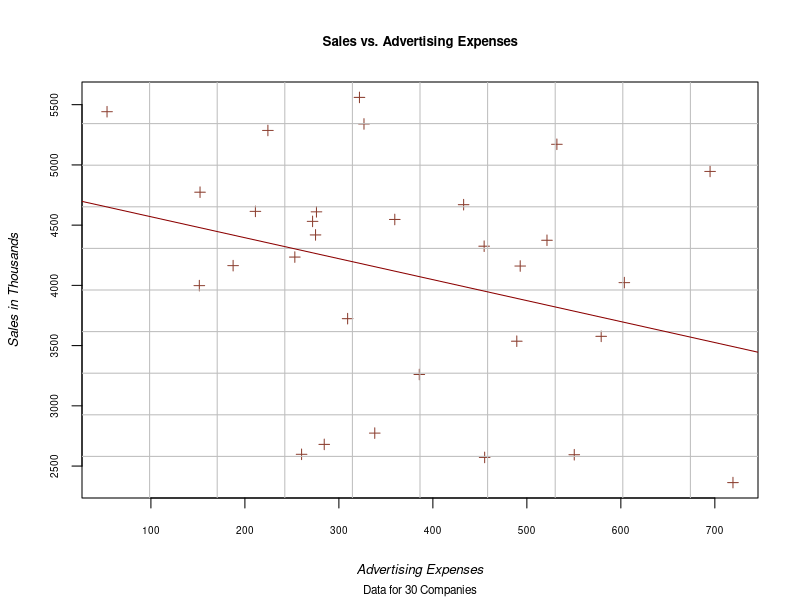
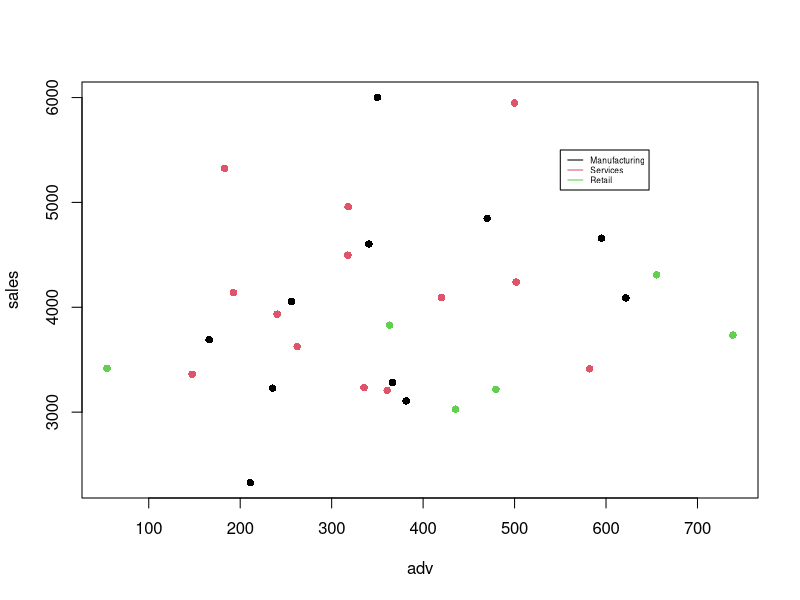
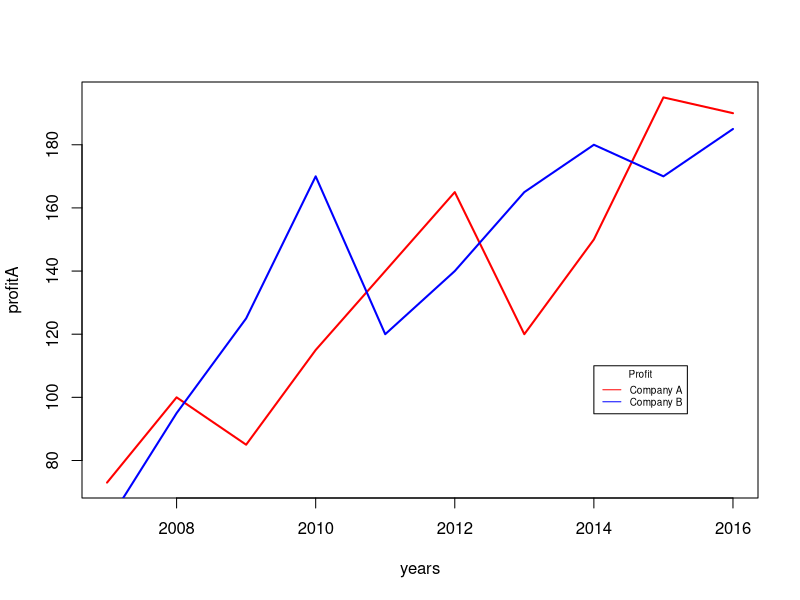

Here is the R script that generated these plots, in order: (Note: this script raises an error after producing the figures.)
adv<-rnorm(30,400,200)
sales<-rnorm(30,4000,1000)
plot(sales~adv, main='Sales vs. Advertising Expenses',
     xlab='Advertising Expenses',
     ylab='Sales in Thousands',
     font.main=2, cex.main=0.8,
     cex.lab=0.8, cex.axis=0.6,
     sub='Data for 30 Companies',cex.sub=0.7,
     font.lab=3,
     col='coral4',
     pch=3,cex=1)

par(bg='white')

grid(nx=10, ny=10, col='gray',lty = 'solid')

fit<-lm(sales~adv)

abline(fit,col='darkred')



adv<-rnorm(30,400,200)

sales<-rnorm(30,4000,1000)

sector<-sample(1:3,30,replace=TRUE)

sector2<-factor(sector, levels=c(1,2,3),
                labels=c('Manufacturing','Services','Retail'))
sector2
plot(sales~adv, col=sector2, pch=16)
legend(x=550, y=5500, legend=levels(sector2),col=1:3,
          lty='solid', cex=0.5)


years<-2007:2016

profitA<-c(73,100,85,115,140,165,120,150,195,190)
profitB<-c(60,95,125,170,120,140,165,180,170,185)

plot(profitA~years, type='l', col='red',lwd=2)

lines(profitB~years, type='l',col='blue',lwd=2)


legend(x=2014, y=110, legend=c('Company A','Company B'),
                                col=c('red','blue'), lty= 1, cex=0.6, title='Profit')

plot(profit~years, type='o',
     main='Profit Chart',
     xlab='Year',ylab='Profit in Thousands',
     col='darkblue',lty=3, lwd=2,
     pch=8, cex=1.5)


country<-c('Germany','Switzerland','Italy','Portugal')
wage<-c(44900, 58300, 34100, 24100)

barplot(wage, names=country, main='Average wage by Country',
        xlab='Countries',ylab='Average Wage',
        cex.main=1.1, ylim=c(0,58300),
        font.main=1)

barplot(wage, names=country, col='red', border = 'darkblue')



x<-sample(500,200,replace=TRUE) 

x<-rnorm(200)
hist(x)
y<-rnorm(200)
hist(y, main='Histogram Exaple',col='red',border='darkgreen',breaks=50,freq=FALSE)

x<-rnorm(200)
dx<-density(x)
plot(dx,main='Density Lines',xlab='x',
     ylab='Frequency',
     col='red',lwd=2)
plot(dx, main='Density Function',
     xlab='x',ylab='Frequency',
     col='red')

y<-rnorm(200)
dy<-density(y)

plot(dx, main='Density Lines',
     xlab='x',ylab='Frequency',
     col='red')
lines(dy,col='darkgreen')


country<-c('Germany','Switzerland','Italy','Portugal')
wage<-c(44900,58300,34100,24100)
pie(wage,labels=country,col=c('red','green','blue','orange'), main='Average Wages per Country',
    cex.main=0.9, cex=0.8)

perc<-100*(wage/sum(wage))
perc<-round(perc,0)
perc
labels<-paste(country,perc)
labels
labels<-paste0(labels, '%')
labels
pie(wage,labels=labels,edges=TRUE,
    col=c('green','blue','red','yellow'))


x<-rnorm(100)
boxplot(x,col='red',
        main='Boxplot',
        xlab='x', ylab='Values')



category<-sample(1:2, 100, replace=TRUE)
boxplot(x~category, col=c('red','green'))


boxplot(x,col='red',notch = TRUE)
boxplot(x~category, col=c('red','green'),notch=TRUE)


f<-function(x)(x^2+x+1)
plot(f)

plot(f,xlim=c(-100,100),lwd=2,col='red')

f2<-function(x){(exp(x)+1)/(x-1)}
plot(f2,xlim=c(-5,5))


x<-'Hello my friends'
y<-"Hello my friends"
z<-"'Hello! my friends"
z
nchar(z)
nchar(x)
nchar(y)


y<-character(2)
y
length(y)
nchar(y)

z<-character(0)
z
length(z)
nchar(z)
z[1]<-'Tom'
length(z)
nchar(z)

x<-'The weather is fine'
is.character(x)

x<-c(2,3,4)
typeof(x)
x<-as.character(x)
x

print('The weather is fine')

print('The weather is fine', quote=FALSE)
noquote('The weather is fine')
format(3.5344535, digits=3)

y<-5.32435345

y<-format(y,digits=3)
y
typeof(y)

sprintf('%.3f',0.34335)
sprintf('%+f',0.3423432)

sprintf('%.4g',84.243589)



x<-'The weather'
y<-'is fine'
z<-c(x,y)
z
x+y
z<-paste(x,y)
z

z<-paste(x,y,sep='-')
z

x<-c('a','b','c','d')
y<-c(1,2,3,4)
w<-paste(x,y,sep='--',collapse=',')
w


x<-c('The weather','we go to')
y<-c('is fine','take a walk')
z<-paste(x,y,collapse=' and ')
z

paste0('port','land')


cat('The weather'," is fine")

x<-'Mark and Jenny went to New York'
tolower(x)
toupper(x)
casefold(x)
casefold(x, upper=TRUE)

x<-'Mary has o cat'
chartr('o','a',x)

x<-'philadelphia'
substr(x,8,5)

x<-c('philadelphia','chicago','seatlle')
substr(x,2,4)


strsplit("Philadelphia",split='')

x<-c('philadelphia','Austin')
grep(pattern='del',x)
grep(pattern = 'stin',x)

grepl(pattern='a',x,ignore.case=TRUE)

grep('del', x)
grepl('del',x)

regexpr('w',x)

gregexpr('hil',x)


x<-c('Massachussets','Russel')
sub('ss','dd',x)
sub('abc','xyz',x)
gsub('ss','dd',x)


grep('[ld]',c('Philadephia','Milwaukee','Boston'),value=TRUE)
grepl('[ld]',c('Philadephia','Milwaukee','Boston'))

gsub('[ld]','***',c('Philadephia','Milwaukee','Boston'))

x<-c('target','window','store')
grep('t.r',x,value=TRUE)


x<-c('stop','wait3_5','789')
grep('\\w',x,value=TRUE)
